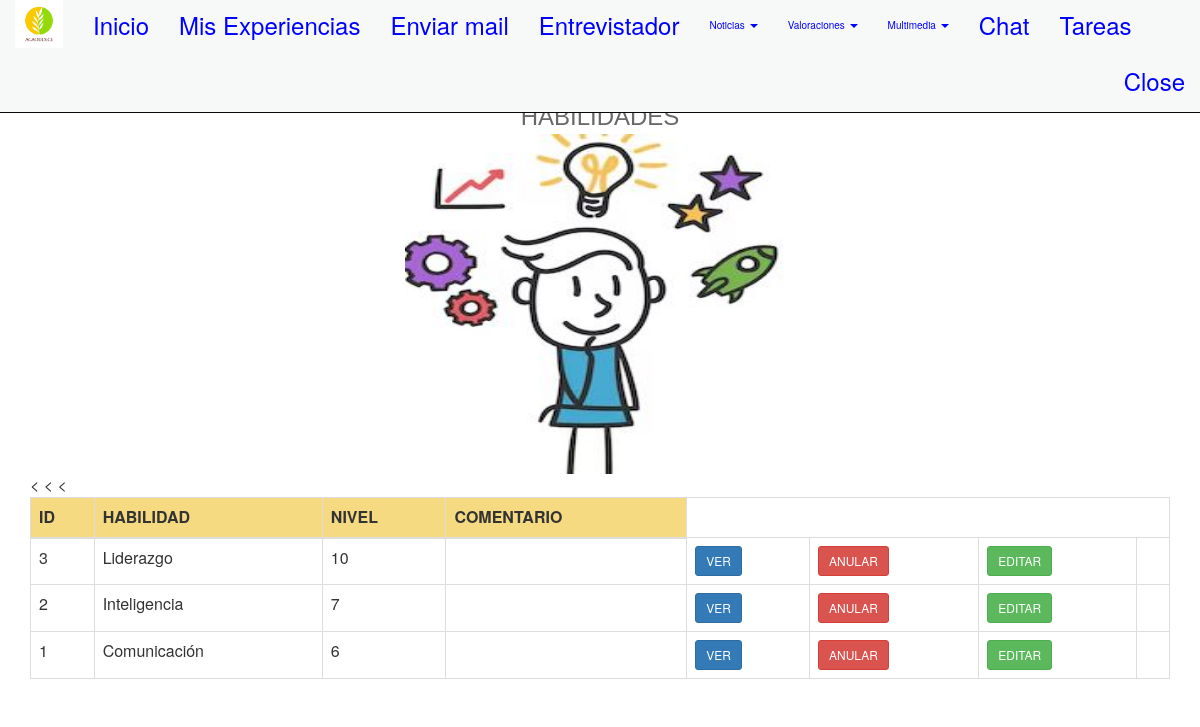
The app's page /habilidades/ (signed in) with its own data.
### appportfolio/models.py (models this page shows, shortened)
class Habilidad(models.Model):  #la clase con su herencia
    id = models.AutoField(primary_key=True) #AutoField es poner primary_key
    habilidad = models.CharField("nombre habilidad",max_length=25, null=True, blank=True) #CharField es un varchar
    nivel= models.IntegerField(null=True, blank=True) #null=true blank=true es para que no pete la base de datos ya que permite nulos y espacios en blanco
    comentario = models.TextField("Comentario", null=True, blank=True, max_length=255)
    class Meta: #clase anidada que configura a la otra clase
        verbose_name = "Habilidad"  #puede ser otro nombre
        verbose_name_plural = "Habilidades"
        ordering = ['habilidad']

### appportfolio/views.py (the view)
# urls.py: path('habilidades/', views.habilidades, name='habilidades'),
def habilidades(request):
    print('Hola estoy en habilidades')
    habilidades_list = Habilidad.objects.all().order_by('-habilidad') #este es el list
    context = {'habilidades_list': habilidades_list}
    return render(request, 'habilidades.html', context=context)

### templates/habilidades.html (shortened to what this page needs)
{% extends "base.html" %}
{% load static %}
{% block head %}
<link rel="stylesheet" href="https://maxcdn.bootstrapcdn.com/bootstrap/3.3.5/css/bootstrap.min.css">
 {% endblock %}
 {% block content %}
 <br><br><br><br>
  <center>
  <font color="#686868" size="5" face="Comic Sans MS,Arial,Verdana">HABILIDADES</font>
   <br>
  <img src="{% static 'images/habilidad.JPG'%}" height='340' width='390'>
  </center>
<font size="3">
<table class="table table-bordered">
	<thead>
        <tr>
			<th bgcolor="#F5DA81">ID</th>
			<th bgcolor="#F5DA81">HABILIDAD</th>
			<th bgcolor="#F5DA81">NIVEL</th>
            <th bgcolor="#F5DA81">COMENTARIO</th>
        </tr>
		</thead>
		<tbody>
        {% for r in habilidades_list %}
            <td> {{ r.id }} </td>
            <td> {{ r.habilidad }} </td>
            <td> {{ r.nivel }} </td>
            <td> {{ r.comentario }} </td>
             <form action="" method="post">
                <td><a class='btn btn-primary btn-sm' href="{% url 'ver_habilidad' id=r.id %}">VER</a></td>
                <td><a class='btn btn-danger btn-sm' href="{% url 'eliminar_habilidad' pk=r.id %}">ANULAR</a></td>
                <td><a class='btn btn-success btn-sm' href="{% url 'editar_habilidad' pk=r.id %}">EDITAR</a></td>
            </form>
            <td> {{ r.categoria}} </td><
        {% endfor %}
		 </tbody>
    </table>
</font>
{% endblock content %}

### records on screen
Habilidad: id "3", habilidad "Liderazgo", nivel "10"
Habilidad: id "2", habilidad "Inteligencia", nivel "7"
Habilidad: id "1", habilidad "Comunicación", nivel "6"
